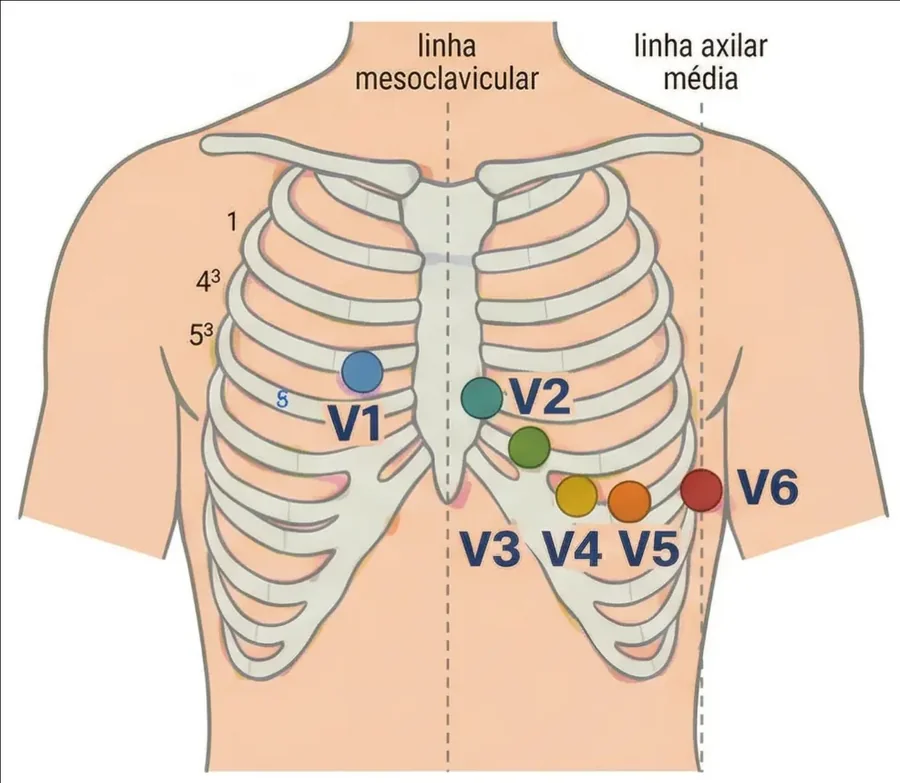
#> input picture leituras/fig/foto/aula-precordiais.webp, 900 x 783 px
$ python -i peneira_imagens.py   (imports and definitions only)
#> lines starting #> are read from the running program, lines starting #| are printed output that depends on the picture
#> further down, picture is the input picture: PIL image 900x783 RGB; mean R, G, B 232.7, 213.1, 196.3
#!/usr/bin/env python3
"""Segunda peneira sobre os bitmaps já extraídos por garimpa_aulas.py.

A primeira peneira (tamanho + saturação) reduziu ~4.000 imagens para ~840, mas deixou passar
duas famílias inúteis que, olhando as folhas de contato, dominavam o volume:

  - **frame preto/uniforme**: poster de vídeo embutido no Keynote. Acromático e grande, passa
    liso pelo filtro de saturação. Peneira: desvio-padrão do cinza abaixo de 12.
  - **tabela e slide de texto**: fundo branco com letra preta. Também é acromático. Peneira:
    fração de pixels quase brancos (>238) acima de 45% — radiografia, TC e US têm fundo escuro
    e tom contínuo; tabela é quase toda papel.

Sobra o que interessa: imagem médica de tom contínuo. O que ainda passa (prancha de atlas,
figura de artigo) só a triagem visual separa — e é para isso que existem as folhas de contato.

Uso: python3 peneira_imagens.py --saida <dir do garimpo> [--aula PARTE_DO_NOME]
"""
import argparse
import glob
import json
import os
import pathlib
import re

from PIL import Image, ImageDraw, ImageFont

FONTE_TTF = "/System/Library/Fonts/Supplemental/Arial Bold.ttf"
STD_MIN = 12.0        # abaixo disso a imagem é lisa: frame preto, fundo, gradiente
BRANCO_MAX = 0.45     # acima disso é papel com letra: tabela, fluxograma, slide de texto
MIN_L, MIN_A = 300, 250


# [15 lines left out: functions metricas, assinatura, not called in this run]


def nota_exame(im: Image.Image) -> float:
    """Quanto a imagem 'parece exame' — para as reais virem primeiro na folha de contato.

    Radiografia, TC e US: fundo escuro, quase sem cor, e a informação é tom contínuo.
    Prancha de atlas e ilustração de banco: fundo claro, cor saturada, áreas chapadas.
    Sem isso, a folha 1 de cada aula vem cheia de boneco e o exame fica na folha 5.
    """
    p = im.convert("RGB").resize((64, 64), Image.BILINEAR)
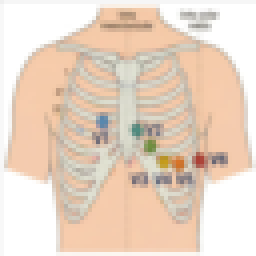
#> p: PIL image 64x64 RGB (shown 4 times larger); mean R, G, B 232.8, 213.3, 196.4
    dados = list(p.getdata())
#> dados = 4096 items, first 6: (239, 239, 239), (246, 246, 246), (246, 246, 246), (246, 246, 246), (246, 246, 246), (246, 246, 246)
    n = len(dados)
#> n = 4096
    escuro = sum(1 for r, g, b in dados if max(r, g, b) < 70) / n
#> escuro = 0
    sat = sum(max(r, g, b) - min(r, g, b) for r, g, b in dados) / n
#> sat = 36.96
    # cinza chapado (áreas de cor uniforme) denuncia desenho vetorial
    g = im.convert("L").resize((64, 64), Image.BILINEAR)
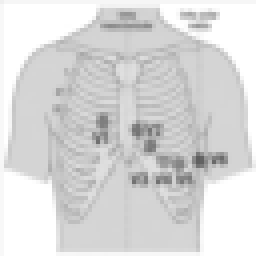
#> g: PIL image 64x64 L (shown 4 times larger); min 94, max 255, mean 217.2
    px = list(g.getdata())
#> px = 4096 values, max 255 at index 65, min 94 at index 2545, mean 217.2
    chapado = sum(1 for i in range(1, len(px)) if px[i] == px[i - 1]) / len(px)
#> chapado = 0.398
    return escuro * 2.0 - sat / 40.0 - chapado


# [66 lines left out: functions peneira, folhas, main, not called in this run]


# [2 lines not run here, left out]

>>> from PIL import Image
>>> picture = Image.open('../leituras/fig/foto/aula-precordiais.webp')
>>> result = nota_exame(picture)
#> result = -1.32

$ run again, on leituras/fig/foto/foto-ecg-inferior.webp
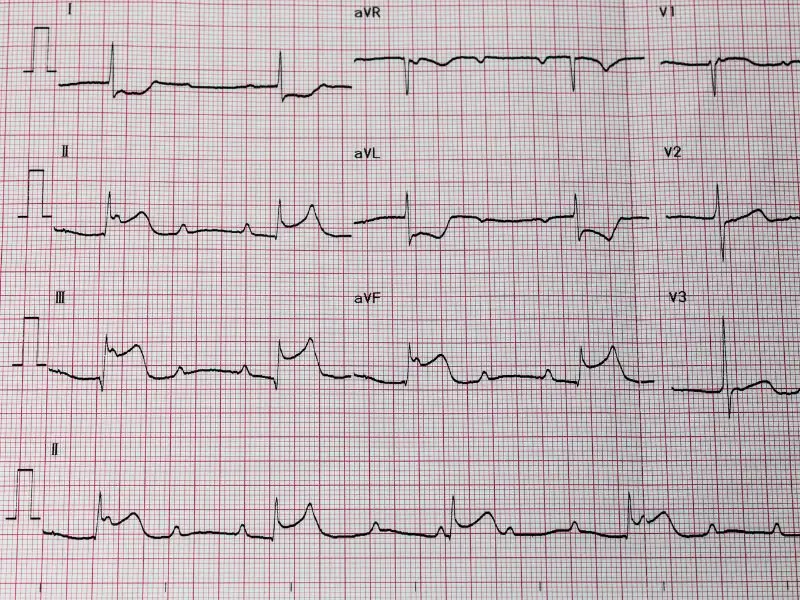
#> input picture leituras/fig/foto/foto-ecg-inferior.webp, 800 x 600 px
#> picture is the input picture: PIL image 800x600 RGB; mean R, G, B 194.7, 181.8, 186.1
#> in nota_exame, `p = im.convert("RGB").resize((64, 64), Image.BILINEAR)`:
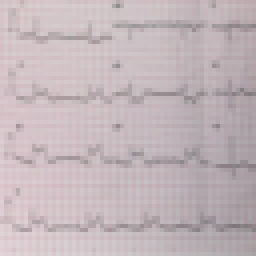
#> p: PIL image 64x64 RGB (shown 4 times larger); mean R, G, B 194.7, 181.8, 186
#> dados = 4096 items, first 6: (212, 192, 197), (212, 197, 200), (212, 193, 197), (213, 198, 201), (214, 192, 197), (195, 179, 182)
#> n = 4096
#> escuro = 0
#> sat = 12.89
#> px = 4096 values, max 217 at index 4032, min 121 at index 3642, mean 186.1
#> chapado = 0.0542
#> result = -0.376

$ run again, on leituras/fig/foto/foto-ecg-infra-avr.webp
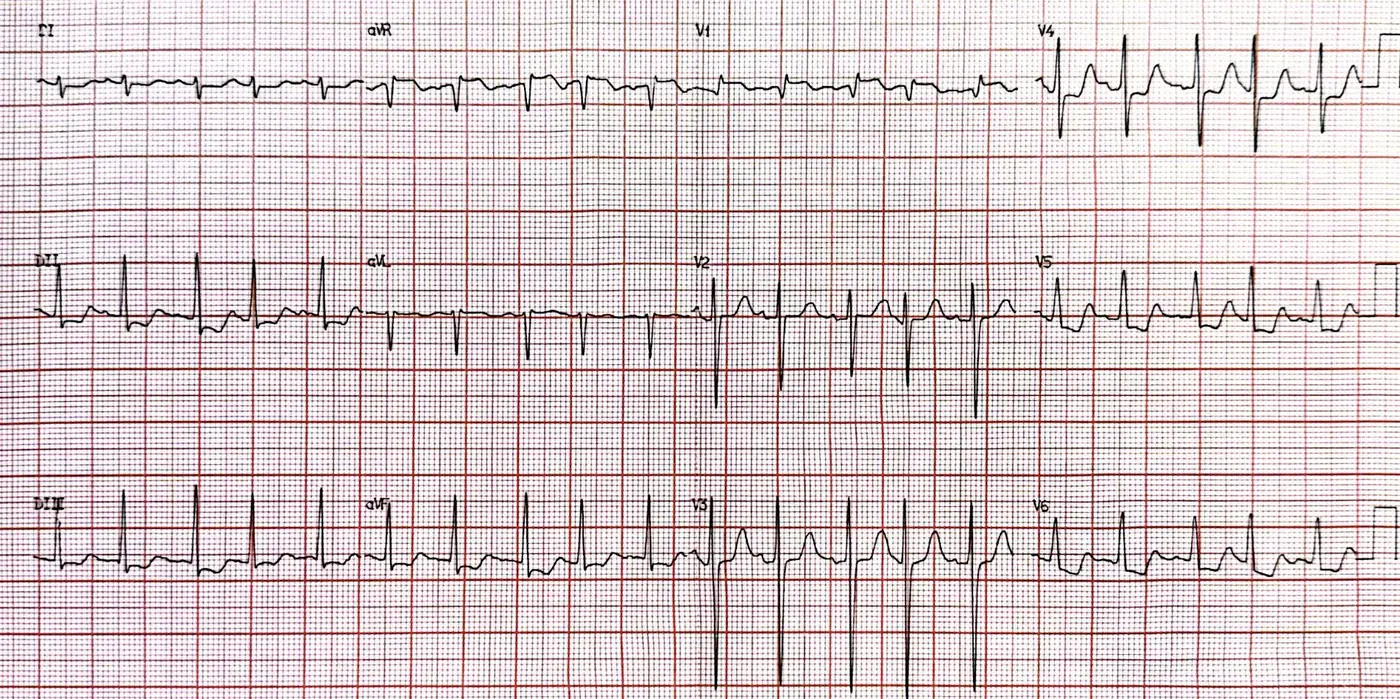
#> input picture leituras/fig/foto/foto-ecg-infra-avr.webp, 1400 x 699 px
#> picture is the input picture: PIL image 1400x699 RGB; mean R, G, B 216.1, 203.1, 205.4
#> in nota_exame, `p = im.convert("RGB").resize((64, 64), Image.BILINEAR)`:
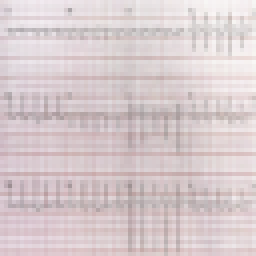
#> p: PIL image 64x64 RGB (shown 4 times larger); mean R, G, B 216.1, 203.1, 205.4
#> dados = 4096 items, first 6: (227, 216, 219), (230, 220, 224), (233, 226, 228), (236, 230, 234), (236, 229, 234), (237, 232, 236)
#> n = 4096
#> escuro = 0
#> sat = 13.25
#> px = 4096 values, max 247 at index 1023, min 147 at index 2946, mean 207.3
#> chapado = 0.063
#> result = -0.394
